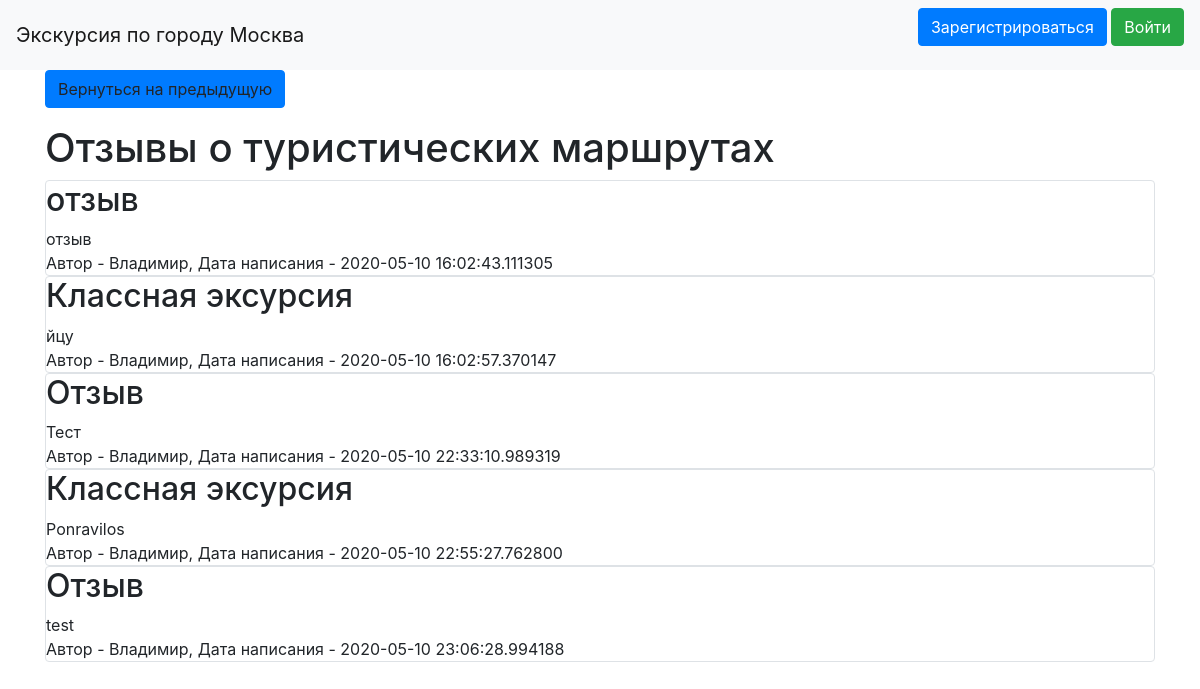
The app's page /reviews with its own data.
### data/news.py (models this page shows)
class News(SqlAlchemyBase):
    __tablename__ = 'news'
    id = sqlalchemy.Column(sqlalchemy.Integer,
                           primary_key=True, autoincrement=True)
    title = sqlalchemy.Column(sqlalchemy.String, nullable=True)
    content = sqlalchemy.Column(sqlalchemy.String, nullable=True)
    created_date = sqlalchemy.Column(sqlalchemy.DateTime,
                                     default=datetime.datetime.now)
    is_private = sqlalchemy.Column(sqlalchemy.Boolean, default=True)
    user_id = sqlalchemy.Column(sqlalchemy.Integer,
                                sqlalchemy.ForeignKey("users.id"))
    user = orm.relation('User')

### data/users.py (models this page shows, shortened)
class User(SqlAlchemyBase, UserMixin):
    __tablename__ = 'users'
    id = sqlalchemy.Column(sqlalchemy.Integer,
                           primary_key=True, autoincrement=True)
    name = sqlalchemy.Column(sqlalchemy.String, nullable=True)
    about = sqlalchemy.Column(sqlalchemy.String, nullable=True)
    email = sqlalchemy.Column(sqlalchemy.String,
                              index=True, unique=True, nullable=True)
    hashed_password = sqlalchemy.Column(sqlalchemy.String, nullable=True)
    created_date = sqlalchemy.Column(sqlalchemy.DateTime,
                                     default=datetime.datetime.now)
    news = orm.relation("News", back_populates='user')

### Main.py (the view)
@app.route("/reviews")
def index():
    session = db_session.create_session()
    if current_user.is_authenticated:
        news = session.query(News).filter(
            (News.user == current_user) | (News.is_private != True))
    else:
        news = session.query(News).filter(News.is_private != True)
    return render_template("reviews.html", news=news)

### data/db_session.py (called while the page is built)
def create_session() -> Session:
    global __factory
    return __factory()

### templates/reviews.html (shortened to what this page needs)
{% extends "base.html" %}
{% block content %}
<p style="text-align: left"><a class="btn btn-primary " onclick="history.back();">
    Вернуться на предыдущую</a></p>
<h1>Отзывы о туристических маршрутах</h1>
{% for item in news%}
<div class="col-md6 border rounded">
    <h2>{{item.title}}</h2>
    <div>
        {{item.content}}
    </div>
    <div>
        Автор - {{item.user.name}}, Дата написания - {{item.created_date}}
    </div>
</div>
{% endfor %}
{% endblock %}

### templates/base.html (shortened to what this page needs)
<!doctype html>
<html lang="en">
<head>
    <link rel="stylesheet"
          href="https://stackpath.bootstrapcdn.com/bootstrap/4.4.1/css/bootstrap.min.css"
>
</head>
<body>
<header>
    <nav class="navbar navbar-light bg-light">
        <a class="navbar-brand" href="#">Экскурсия по городу Москва</a>
        {% if current_user.is_authenticated %}
    <a class="navbar-brand" href="/logout">{{ current_user.name }}</a>
{% else %}
    <p>
        <a class="btn btn-primary " href="/register">Зарегистрироваться</a>
        <a class="btn btn-success" href="/login">Войти</a>
    </p>
{% endif %}
    </nav>
</header>
<main role="main" class="container">
    {% block content %}{% endblock %}
</main>
</body>
</html>

### records on screen
News: title "отзыв", content "отзыв", user.name "Владимир", created_date "2020-05-10 16:02:43.111305"
News: title "Классная эксурсия", content "йцу", user.name "Владимир", created_date "2020-05-10 16:02:57.370147"
News: title "Отзыв", content "Тест", user.name "Владимир", created_date "2020-05-10 22:33:10.989319"
News: title "Классная эксурсия", content "Ponravilos", user.name "Владимир", created_date "2020-05-10 22:55:27.762800"
News: title "Отзыв", content "test", user.name "Владимир", created_date "2020-05-10 23:06:28.994188"
